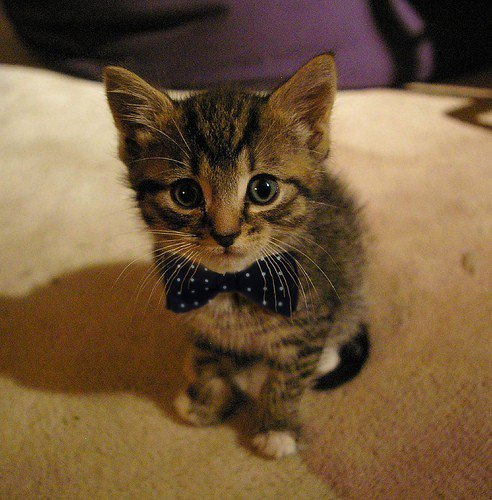
#> input picture src/resources/picture.png, 492 x 500 px
$ python -i convertascii.py   (imports and definitions only)   (Python 2 division)   (older library calls are emulated)
#> lines starting #> are read from the running program, lines starting #| are printed output that depends on the picture
import os

from PIL import Image
from PIL import ImageOps

def create_ascii(imagePath):
	# Open the image
#> called with imagePath = 'resources/picture.png'
	im = Image.open(imagePath)
#> im is the input picture: PIL image 492x500 RGBA; mean R, G, B, A 115, 89.4, 59.4, 255

	# Grey the image
	im = ImageOps.grayscale(im)
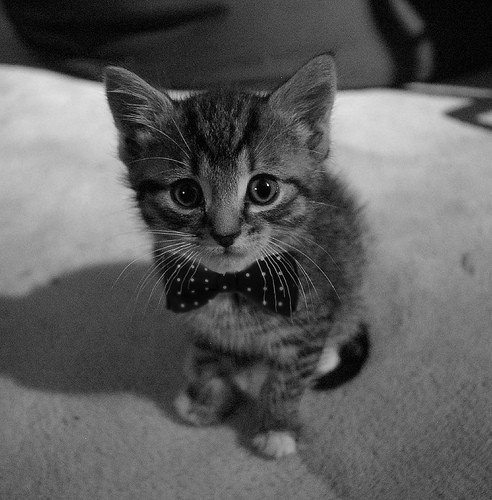
#> im: PIL image 492x500 L; min 0, max 253, mean 93.6

	# This size puts us at 8125 characters and a good size for
	# reddit comments
	if im.size[0] / im.size[1] < .56:
		im = im.resize((85,55), Image.ANTIALIAS)
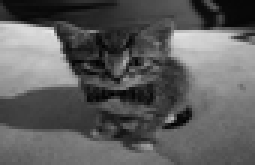
#> im: PIL image 85x55 L (shown 3 times larger); min 0, max 230, mean 93.6
	elif im.size[0] / im.size[1] < .60:
		im = im.resize((100,55), Image.ANTIALIAS)
	else:
		im = im.resize((120,55), Image.ANTIALIAS)

	# Use more characters?
	extraascii = False

	# Open ASCII file, fh is handler
	fh = open('asciidata', 'w')

	# Go through picture's pixels, check luminosity, and print
	# out a character
	for y in range (0, im.size[1]):
		fh.write('    ')
		for x in range (0, im.size[0]):
			lum =  im.getpixel((x,y))
			if extraascii :
				if lum <= 29:
					fh.write('@')
				elif lum <= 67:
					fh.write('#')
				elif lum <= 85:
					fh.write('8')
				elif lum <= 113:
					fh.write('&')
				elif lum <= 141:
					fh.write('o')
				elif lum <= 169:
					fh.write(':')
				elif lum <= 197:
					fh.write('*')
				elif lum <= 225:
					fh.write(',')
				elif lum <= 255:
					fh.write(' ')

			else:
				if lum <= 38:
					fh.write('@')
				elif lum <=75:
					fh.write('&')
				elif lum <= 98:
					fh.write('o')
				elif lum <= 157:
					fh.write("|")
				elif lum <= 210:
					fh.write(":")
				elif lum <= 224:
					fh.write(".")
				else:
					fh.write(' ')
		fh.write('\n')

	# Close the file handler
	fh.close()

	# Delete image
	print 'Deleting %s' % imagePath
	os.remove(imagePath)

>>> result = create_ascii('resources/picture.png')
